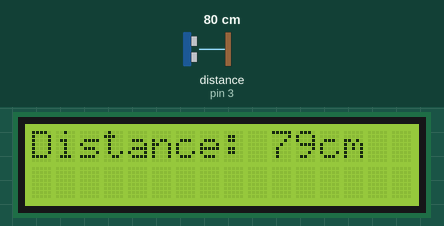
Bench run of a sketch on a simulated Arduino Uno, built with avr-gcc and run on an emulated ATmega328P. Parts: 16×2 character LCD. Wiring (inferred from the names in the program): ultrasonic range finder: trigger pin 2; echo pin 3. The inputs (shaded band) are chosen by the test bench; at power-on: distance to the obstacle (sensor on pin 3) 80 cm. The echo pulse lasts 58.3 µs per cm.

Above: at 1.2 s.
1.3 s: distance to the obstacle (sensor on pin 3) set to 2 cm
At 2.4 s:
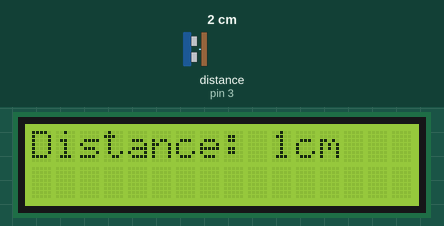
3.0 s: distance to the obstacle (sensor on pin 3) set to 4 cm
At 4.1 s:
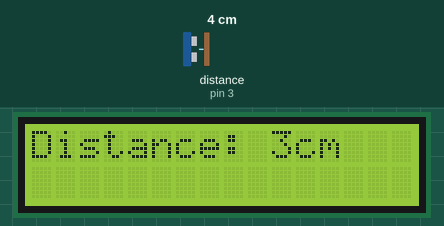
4.6 s: distance to the obstacle (sensor on pin 3) set to 9 cm
At 5.7 s:
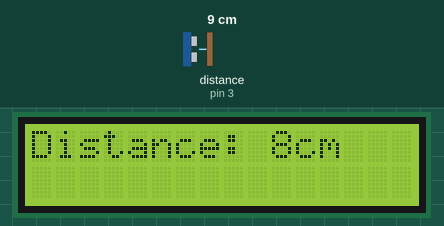
Timing chart, 0 to 7.6 s (numbered marks = the images above; inputs shaded):
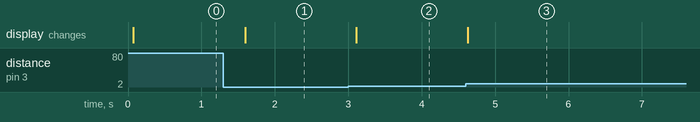

The sketch:

ultrasonicdistance.ino
```cpp
#include <Wire.h>
#include <LiquidCrystal.h>

//setup for the LCD keypad shield
LiquidCrystal lcd(8, 9, 4, 5, 6, 7);
const int TRIG_PIN = 2;
const int ECHO_PIN = 3;

void setup()
{
 pinMode(TRIG_PIN,OUTPUT);
 pinMode(ECHO_PIN,INPUT);
 //init LCD
 lcd.begin(16,2);
 //line 1 - Distance
 lcd.setCursor(0,0);
 lcd.print("Distance");
}

void loop()
{
   long duration, distanceCm, distanceIn;
   digitalWrite(TRIG_PIN, LOW);
   delayMicroseconds(2);
   digitalWrite(TRIG_PIN, HIGH);
   delayMicroseconds(10);
   digitalWrite(TRIG_PIN, LOW);
   duration = pulseIn(ECHO_PIN,HIGH);
   // convert the time into a distance
   distanceCm = duration / 29.1 / 2 ;
   distanceIn = duration / 74 / 2;
   lcd.setCursor(0,0);
   //display message if readings are less than 0
   if (distanceCm <= 0)
   {
     lcd.print(distanceCm);
     lcd.print("???");
   }
   else
   {
   //display readings on lcd
     lcd.clear();
     lcd.print("Distance: ");
     lcd.print(distanceCm);
     lcd.print("cm");
   }
   lcd.print("");
   delay(500);
}
```

Measured:
- after the input at 1.3 s, the display: changes after 0.30 s (image 1)
- after the input at 3.0 s, the display: changes after 0.11 s (image 2)
- after the input at 4.6 s, the display: changes at once (image 3)
